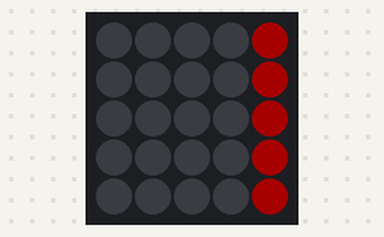
The sketch below on a simulated ESP32. Shown: 5×5 RGB LED matrix (first LED top left, wired row by row). Dim RGB values are drawn brighter than linear.

Above: at 0.09 s.
At 4.78 s:
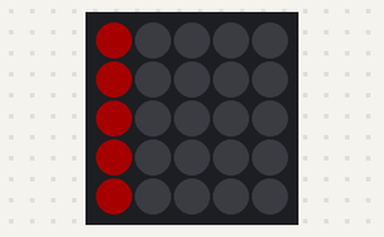
At 9.56 s:
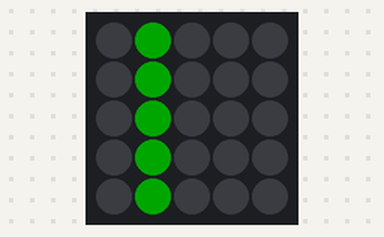
At 19.19 s:
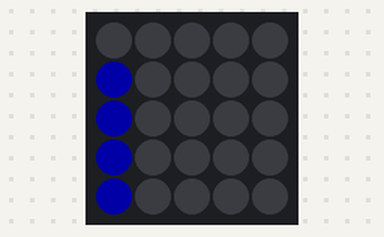
At 28.9 s:
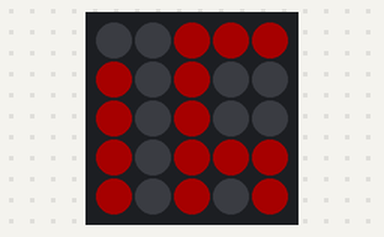
At 38.62 s:
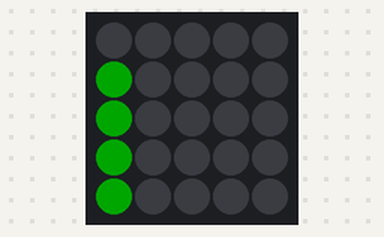

The sketch:

scrolltext.ino
```cpp
// Adafruit_NeoMatrix example for single NeoPixel Shield.
// Scrolls 'Howdy' across the matrix in a portrait (vertical) orientation.

#include <Adafruit_GFX.h>
#include <Adafruit_NeoMatrix.h>
#include <Adafruit_NeoPixel.h>

#define PIN 27

// MATRIX DECLARATION:
// Parameter 1 = width of NeoPixel matrix
// Parameter 2 = height of matrix
// Parameter 3 = pin number (most are valid)
// Parameter 4 = matrix layout flags, add together as needed:
//   NEO_MATRIX_TOP, NEO_MATRIX_BOTTOM, NEO_MATRIX_LEFT, NEO_MATRIX_RIGHT:
//     Position of the FIRST LED in the matrix; pick two, e.g.
//     NEO_MATRIX_TOP + NEO_MATRIX_LEFT for the top-left corner.
//   NEO_MATRIX_ROWS, NEO_MATRIX_COLUMNS: LEDs are arranged in horizontal
//     rows or in vertical columns, respectively; pick one or the other.
//   NEO_MATRIX_PROGRESSIVE, NEO_MATRIX_ZIGZAG: all rows/columns proceed
//     in the same order, or alternate lines reverse direction; pick one.
//   See example below for these values in action.
// Parameter 5 = pixel type flags, add together as needed:
//   NEO_KHZ800  800 KHz bitstream (most NeoPixel products w/WS2812 LEDs)
//   NEO_KHZ400  400 KHz (classic 'v1' (not v2) FLORA pixels, WS2811 drivers)
//   NEO_GRB     Pixels are wired for GRB bitstream (most NeoPixel products)
//   NEO_GRBW    Pixels are wired for GRBW bitstream (RGB+W NeoPixel products)
//   NEO_RGB     Pixels are wired for RGB bitstream (v1 FLORA pixels, not v2)


// Example for NeoPixel Shield.  In this application we'd like to use it
// as a 5x8 tall matrix, with the USB port positioned at the top of the
// Arduino.  When held that way, the first pixel is at the top right, and
// lines are arranged in columns, progressive order.  The shield uses
// 800 KHz (v2) pixels that expect GRB color data.
Adafruit_NeoMatrix matrix = Adafruit_NeoMatrix(5, 5, PIN,
  NEO_MATRIX_TOP     + NEO_MATRIX_RIGHT +
  NEO_MATRIX_COLUMNS + NEO_MATRIX_PROGRESSIVE,
  NEO_GRB            + NEO_KHZ800);

const uint16_t colors[] = {
  matrix.Color(255, 0, 0), matrix.Color(0, 255, 0), matrix.Color(0, 0, 255) };

void setup() {
  matrix.begin();
  matrix.setTextWrap(false);
  matrix.setBrightness(40);
  matrix.setTextColor(colors[0]);
}

int x    = matrix.width();
int pass = 0;

void loop() {
  matrix.fillScreen(0);
  matrix.setCursor(x, 0);
  matrix.print(F("HELLO WORLD "));
  if(--x < -96) {
    x = matrix.width();
    if(++pass >= 3) pass = 0;
    matrix.setTextColor(colors[pass]);
  }
  matrix.show();
  delay(80);
}
```
